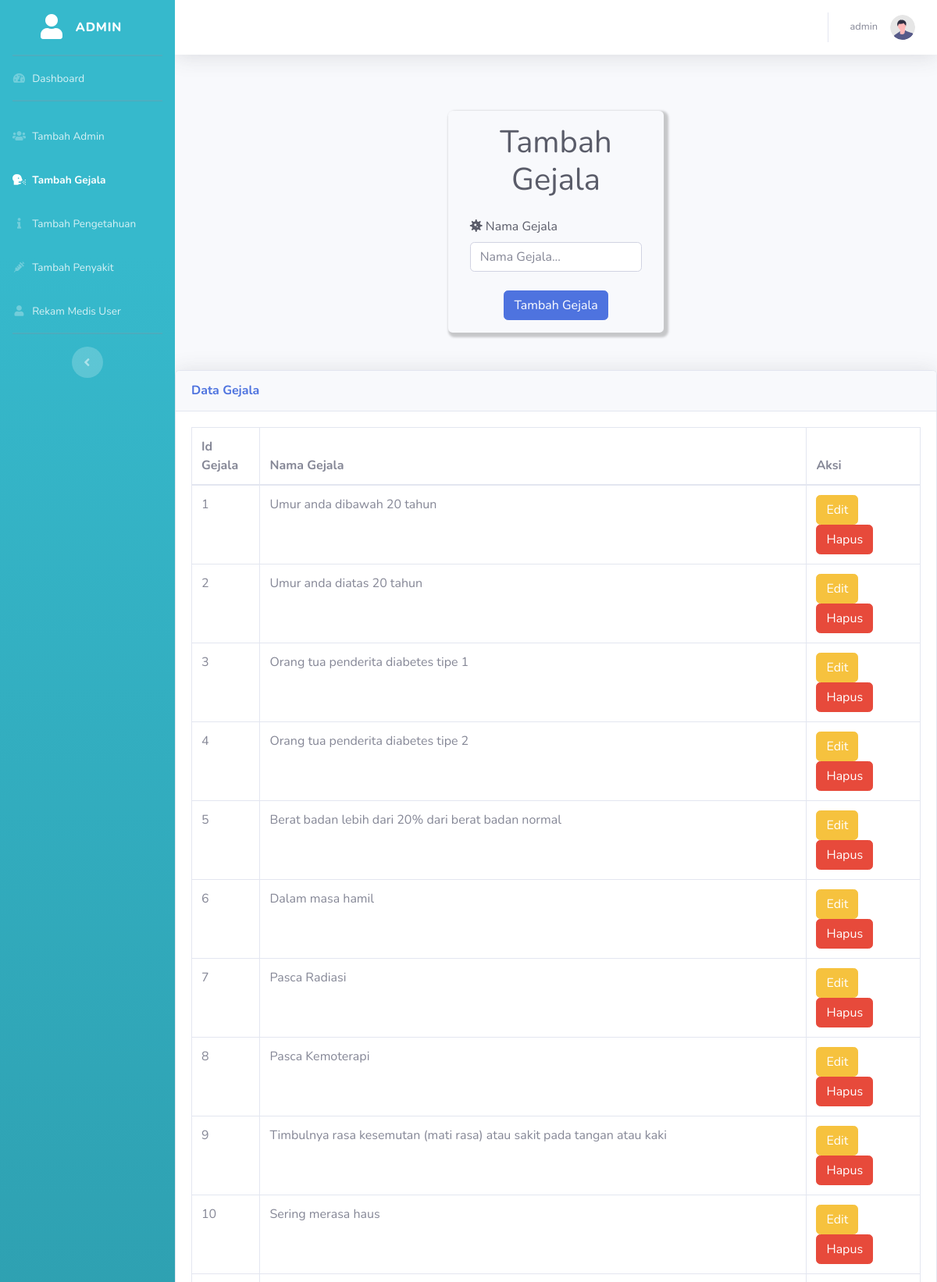
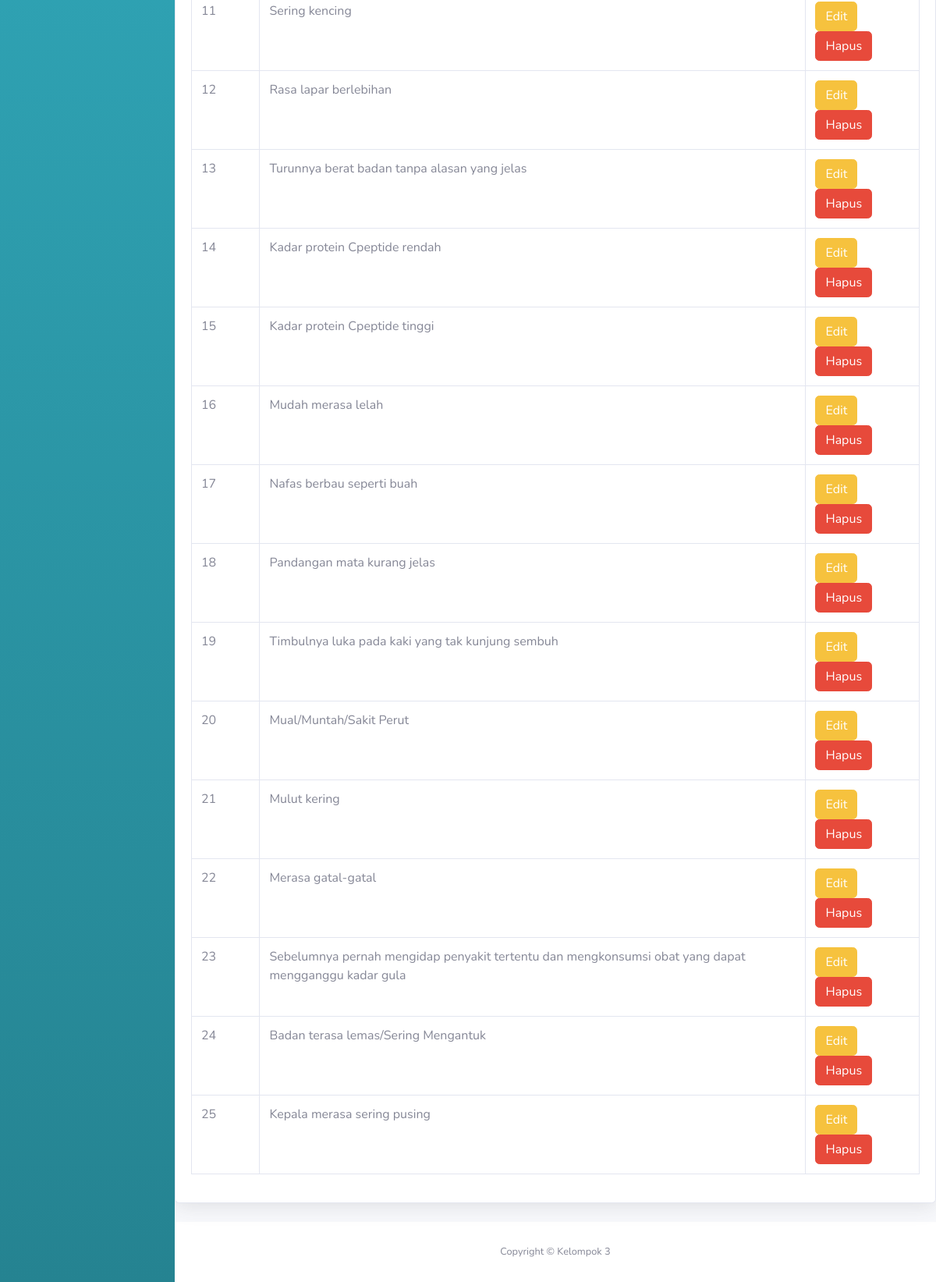
/tambahgejala.php (signed in), run on the app's committed database (2 pictures, top to bottom).
### tables this page shows
CREATE TABLE `gejala` (
  `id_gejala` int(12) NOT NULL,
  `nama_gejala` varchar(100) NOT NULL
);

### auth.php (called while the page is built, shortened)
<?php
  class auth
  {
    function koneksi (){
			 $host = 'localhost';
			 $name = 'root';
			 $pass = '';
			 $dbname = 'diagnosa';
			 $konek= mysqli_connect($host,$name,$pass,$dbname);
		if (mysqli_connect_errno()) {
			echo "DATABASE TIDAK ADA !  ".mysqli_connect_error();
		}else {
			$this->konek=$konek;
			return $this->konek;
		}
	}
		function select($table){
			$q = "SELECT * FROM ".$table;
			$exec=mysqli_query($this->konek,$q);
			while ($row = mysqli_fetch_array($exec)){
				$data[] = $row;
			}
			return $data;
		}
  }
 ?>

### tambahgejala.php (the view, shortened to what this page needs)
<?php
include "auth.php";
$db=new auth();
$db->koneksi();
$db->notloggedin();
$db->notcrossuser();
?>
<!DOCTYPE html>
<html lang="en">
<head>
     <link href="https://cdn.jsdelivr.net/npm/bootstrap@5.1.3/dist/css/bootstrap.min.css" rel="stylesheet"
>
    <link rel="stylesheet" href="https://cdnjs.cloudflare.com/ajax/libs/font-awesome/6.1.1/css/all.min.css" />
    <link href="vendor/fontawesome-free/css/all.min.css" rel="stylesheet" type="text/css">
    <link href="css/sb-admin-2.min.css" rel="stylesheet">
</head>
<body id="page-top">
    <div id="wrapper">
        <ul class="navbar-nav bg-gradient-info sidebar sidebar-dark accordion" id="accordionSidebar">
<a class="sidebar-brand d-flex align-items-center justify-content-center" href="admin.php">
    <div class="sidebar-brand-icon ">
        <i class="fas fa-user"></i>
    </div>
    <div class="sidebar-brand-text mx-3">Admin</div>
</a>
<hr class="sidebar-divider my-0">
<li class="nav-item">
    <a class="nav-link" href="admin.php">
        <i class="fas fa-fw fa-tachometer-alt"></i>
        <span>Dashboard</span></a>
</li>
<hr class="sidebar-divider">
<li class="nav-item">
                <a class="nav-link" href="tambahadmin.php">
                    <i class="fas fa-fw fa-users"></i>
                    <span> Tambah Admin</span>
                </a>
            </li>
            <li class="nav-item active">
                <a class="nav-link" href="tambahgejala.php">
                    <i class="fas fa-fw fa-head-side-cough"></i>
                    <span> Tambah Gejala</span>
                </a>
            </li>
            <li class="nav-item">
                <a class="nav-link" href="tambahpengetahuan.php">
                    <i class="fas fa-fw fa-info"></i>
                    <span> Tambah Pengetahuan</span>
                </a>
            </li>
            <li class="nav-item">
                <a class="nav-link" href="tambahpenyakit.php">
                    <i class="fas fa-fw fa-syringe"></i>
                    <span> Tambah Penyakit</span>
                </a>
            </li>
            <li class="nav-item">
                <a class="nav-link" href="rekammedis.php">
                    <i class="fas fa-fw fa-user"></i>
                    <span>Rekam Medis User</span>
                </a>
            </li>
<hr class="sidebar-divider d-none d-md-block">
<div class="text-center d-none d-md-inline">
    <button class="rounded-circle border-0" id="sidebarToggle"></button>
</div>
</ul>
        <div id="content-wrapper" class="d-flex flex-column">
            <div id="content">
                <nav class="navbar navbar-expand navbar-light bg-white topbar mb-4 static-top shadow">
                    <ul class="navbar-nav ml-auto">
                        <li class="nav-item dropdown no-arrow">
                            <a class="nav-link dropdown-toggle" href="#" id="userDropdown" role="button"
                                data-toggle="dropdown" aria-haspopup="true" aria-expanded="false">
                                <span class="mr-3 d-none d-lg-inline text-gray-600 small">
                                    <?php
                                     echo $_SESSION["nama"];
                                    ?>
                                </span>
                                <img class="img-profile rounded-circle" src="img/undraw_profile.svg">
                            </a>
                        </li>
                    </ul>
                </nav>
                <div class="container-fluid">
                    <div class="row justify-content-center">
                        <div class="col-12 col-sm-14 col-md-5">
                            <div class="p-3 m-5 bg-light text-dark rounded" style="box-shadow: 3px 3px 3px 3px rgba(0,0,0,0.2);">
                                <h1 class="mb-4" align="center">Tambah Gejala</h1>
                                <form action="" method="post">
                                <div class="mt-2 mb-2 col">
                                    <i class="fa-solid fa-virus"></i>
                                    <label for="exampleFormControlInput1" class="form-label">Nama Gejala</label>
                                    <input type="text" name="namagejala" class="form-control" id="exampleFormControlInput1" placeholder="Nama Gejala...">
                                </div>
                                <div class="text-center">
                                <button class="mt-3 btn btn-primary" type="submit" name="tambahadmin">Tambah Gejala</button>
                                </div>
                                </form>
                            </div>
                        </div>
                    </div>
                </div>
            </div>
            <div class="card shadow mb-4">
                        <div class="card-header py-3">
                            <h6 class="m-0 font-weight-bold text-primary">Data Gejala</h6>
                        </div>
                        <div class="card-body">
                            <div class="table-responsive">
                                <table class="table table-bordered" id="dataTable" width="100%" cellspacing="0">
                                    <thead>
                                        <tr>
                                            <th>Id Gejala</th>
                                            <th>Nama Gejala</th>
                                            <th>Aksi</th>
                                        </tr>
                                    </thead>
                                    <tbody>
                                    <?php foreach ($db->select('gejala') as $show ) { ?>
                                    <tr>
                                        <td><?php echo $show['id_gejala']?></td>
                                        <td><?php echo $show['nama_gejala']?></td>
                                        <td> <form method="GET" action=""> <a class="btn btn-warning" href="editgejala.php?id=<?php echo base64_encode($show['id_gejala']);?>&idgejala=<?php echo base64_encode($show['id_gejala']);?>" name="edit">Edit</a>
                                        <a class="btn btn-danger" href="tambahgejala.php?id2=<?php echo base64_encode($show['id_gejala']);?>" name="hapus">Hapus</a></form></td>
                                    </tr><?php } ?>
                                    </tbody>
                                </table>
                            </div>
                        </div>
                    </div>
                        <footer class="sticky-footer bg-white">
                    <div class="container my-auto">
                        <div class="copyright text-center my-auto">
                        <span>Copyright &copy;  Kelompok 3</span>
                        </div>
                    </div>
                 </footer>
        </div>
    </div>
</body>
</html>

### data on the page
gejala: id_gejala "1", nama_gejala "Umur anda dibawah 20 tahun"
gejala: id_gejala "2", nama_gejala "Umur anda diatas 20 tahun"
gejala: id_gejala "3", nama_gejala "Orang tua penderita diabetes tipe 1"
gejala: id_gejala "4", nama_gejala "Orang tua penderita diabetes tipe 2"
gejala: id_gejala "5", nama_gejala "Berat badan lebih dari 20% dari berat badan normal"
gejala: id_gejala "6", nama_gejala "Dalam masa hamil"
gejala: id_gejala "7", nama_gejala "Pasca Radiasi"
gejala: id_gejala "8", nama_gejala "Pasca Kemoterapi"
gejala: id_gejala "9", nama_gejala "Timbulnya rasa kesemutan (mati rasa) atau sakit pada tangan atau kaki"
gejala: id_gejala "10", nama_gejala "Sering merasa haus"
gejala: id_gejala "11", nama_gejala "Sering kencing"
gejala: id_gejala "12", nama_gejala "Rasa lapar berlebihan"
gejala: id_gejala "13", nama_gejala "Turunnya berat badan tanpa alasan yang jelas"
gejala: id_gejala "14", nama_gejala "Kadar protein Cpeptide rendah"
gejala: id_gejala "15", nama_gejala "Kadar protein Cpeptide tinggi"
gejala: id_gejala "16", nama_gejala "Mudah merasa lelah"
gejala: id_gejala "17", nama_gejala "Nafas berbau seperti buah"
gejala: id_gejala "18", nama_gejala "Pandangan mata kurang jelas"
gejala: id_gejala "19", nama_gejala "Timbulnya luka pada kaki yang tak kunjung sembuh"
gejala: id_gejala "20", nama_gejala "Mual/Muntah/Sakit Perut"
gejala: id_gejala "21", nama_gejala "Mulut kering"
gejala: id_gejala "22", nama_gejala "Merasa gatal-gatal"
gejala: id_gejala "23", nama_gejala "Sebelumnya pernah mengidap penyakit tertentu dan mengkonsumsi obat yang dapat mengganggu kadar gula"
gejala: id_gejala "24", nama_gejala "Badan terasa lemas/Sering Mengantuk"
gejala: id_gejala "25", nama_gejala "Kepala merasa sering pusing"

### other printed values
$_SESSION["nama"] "admin"
